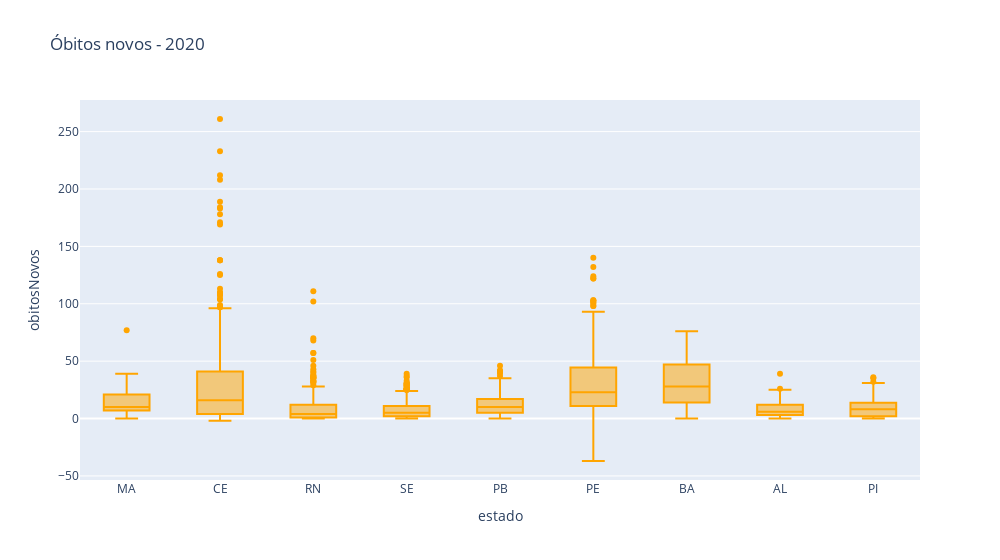

Source (notebook cell):
### Code cell
fig_obitos_box = xp.box(
    b2020, 
    y='obitosNovos', 
    x='estado', 
    color_discrete_sequence =['orange']*len(b2020), 
    title='Óbitos novos - 2020',
    width=1000)

fig_obitos_box.show()

### Figure 1 — Plotly figure (JSON) as saved in the notebook; plotly's stock layout.template omitted (floating-point values rounded to 4 significant figures; data arrays with more than 128 entries replaced by an {"elided": "..."} marker saying what was removed)
{"data": [{"alignmentgroup": "True", "hovertemplate": "estado=%{x}<br>obitosNovos=%{y}<extra></extra>", "legendgroup": "", "marker": {"color": "orange"}, "name": "", "notched": false, "offsetgroup": "", "orientation": "v", "showlegend": false, "type": "box", "x": {"elided": "2799 str values"}, "x0": " ", "xaxis": "x", "y": {"elided": "2799 int values"}, "y0": " ", "yaxis": "y"}], "layout": {"boxmode": "group", "legend": {"tracegroupgap": 0}, "title": {"text": "Óbitos novos - 2020"}, "width": 1000, "xaxis": {"anchor": "y", "domain": [0, 1], "title": {"text": "estado"}}, "yaxis": {"anchor": "x", "domain": [0, 1], "title": {"text": "obitosNovos"}}}}
